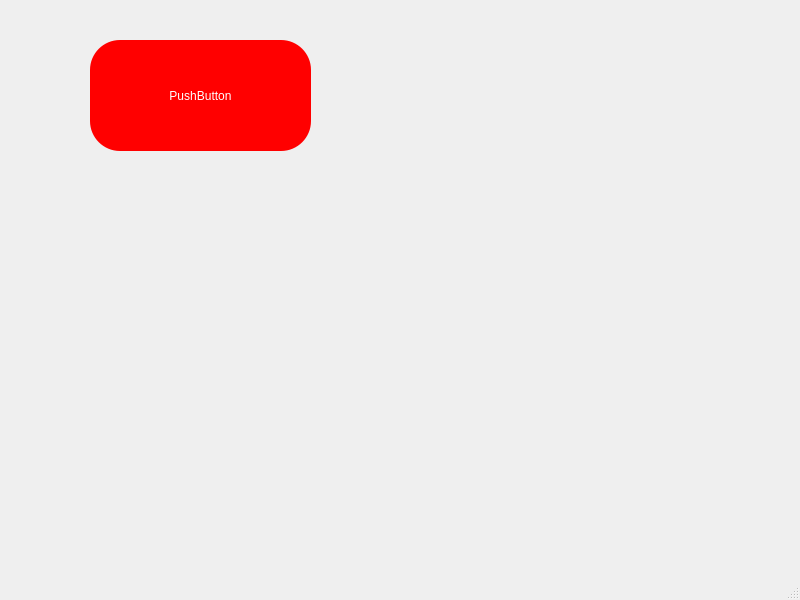
<?xml version="1.0" encoding="UTF-8"?>
<ui version="4.0">
 <class>MainWindow</class>
 <widget class="QMainWindow" name="MainWindow">
  <property name="geometry">
   <rect>
    <x>0</x>
    <y>0</y>
    <width>800</width>
    <height>600</height>
   </rect>
  </property>
  <property name="windowTitle">
   <string>MainWindow</string>
  </property>
  <widget class="QWidget" name="centralwidget">
   <widget class="QPushButton" name="pushButton">
    <property name="geometry">
     <rect>
      <x>90</x>
      <y>40</y>
      <width>221</width>
      <height>111</height>
     </rect>
    </property>
    <property name="styleSheet">
     <string notr="true">QPushButton{
	border: none;
	color: white;
	background-color: red;
	font: 700 13pt &quot;Arial&quot;;
	border-radius: 30px;
}
QPushButton:Hover{
	background-color: blue;
}
QPushButton:pressed{
	background-color: green;
	
	font: italic 18pt &quot;Apple Chancery&quot;;
}
</string>
    </property>
    <property name="text">
     <string>PushButton</string>
    </property>
   </widget>
  </widget>
  <widget class="QMenuBar" name="menubar">
   <property name="geometry">
    <rect>
     <x>0</x>
     <y>0</y>
     <width>800</width>
     <height>24</height>
    </rect>
   </property>
  </widget>
  <widget class="QStatusBar" name="statusbar"/>
 </widget>
 <resources/>
 <connections/>
</ui>
